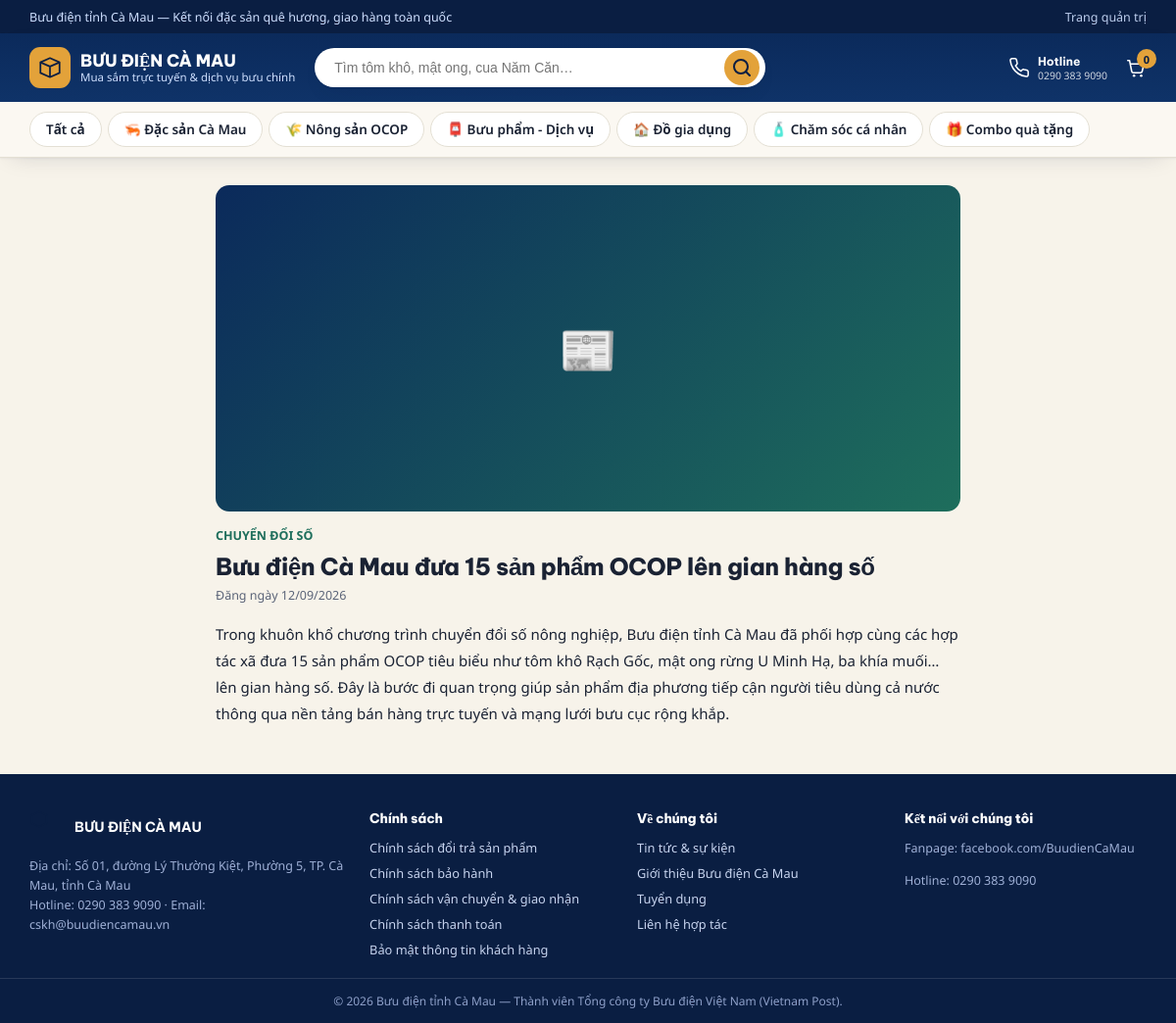
Page /news_detail.php?id=1 on the committed database.
### tables this page shows
CREATE TABLE IF NOT EXISTS settings (
  id INT PRIMARY KEY,
  site_name VARCHAR(200) NOT NULL DEFAULT 'Bưu điện tỉnh Cà Mau',
  hotline VARCHAR(50) NOT NULL DEFAULT '',
  address VARCHAR(300) NOT NULL DEFAULT '',
  email VARCHAR(150) NOT NULL DEFAULT '',
  fanpage VARCHAR(200) NOT NULL DEFAULT '',
  banner_text VARCHAR(300) NOT NULL DEFAULT ''
);

CREATE TABLE IF NOT EXISTS categories (
  id INT AUTO_INCREMENT PRIMARY KEY,
  name VARCHAR(150) NOT NULL,
  slug VARCHAR(150) NOT NULL UNIQUE,
  icon VARCHAR(10) NOT NULL DEFAULT '🏷️',
  sort_order INT NOT NULL DEFAULT 0,
  created_at DATETIME NOT NULL DEFAULT CURRENT_TIMESTAMP
);

CREATE TABLE IF NOT EXISTS posts (
  id INT AUTO_INCREMENT PRIMARY KEY,
  title VARCHAR(255) NOT NULL,
  slug VARCHAR(255) NOT NULL UNIQUE,
  tag VARCHAR(100) NOT NULL DEFAULT 'Thông báo',
  excerpt VARCHAR(500) NULL,
  content MEDIUMTEXT NULL,
  image VARCHAR(255) NULL,
  icon VARCHAR(10) NOT NULL DEFAULT '📰',
  status ENUM('draft','published') NOT NULL DEFAULT 'draft',
  published_at DATETIME NULL,
  created_at DATETIME NOT NULL DEFAULT CURRENT_TIMESTAMP,
  INDEX idx_posts_status (status, published_at)
);

### functions.php (called while the page is built, shortened)
<?php
function e($s) {
    return htmlspecialchars((string)$s, ENT_QUOTES, 'UTF-8');
}
function image_url($relPath) {
    return $relPath ? UPLOAD_URL . '/' . $relPath : null;
}
function fmt_date($mysqlDate) {
    $ts = strtotime($mysqlDate);
    return date('d/m/Y', $ts);
}
    ob_start(); ?>

### init.php (called while the page is built, shortened)
<?php
require_once __DIR__ . '/functions.php';
function cart_count() {
    return array_sum($_SESSION['cart']);
}

### news_detail.php (the view, shortened to what this page needs)
<?php
require_once __DIR__ . '/includes/init.php';
$id = (int)($_GET['id'] ?? 0);
$stmt = $pdo->prepare("SELECT * FROM posts WHERE id = ? AND status='published'");
$stmt->execute([$id]);
$p = $stmt->fetch();
require __DIR__ . '/includes/header.php';
$img = image_url($p['image']);
?>
<div class="wrap">
  <article class="news-detail">
    <div class="cov" style="<?= $img ? '' : 'background:linear-gradient(135deg,var(--navy),var(--mangrove));display:flex;align-items:center;justify-content:center;color:#fff;font-size:48px;' ?>">
      <?= $img ? '<img src="'.e($img).'" alt="" style="width:100%;height:100%;object-fit:cover;border-radius:14px;">' : e($p['icon']) ?>
    </div>
    <div class="tag" style="color:var(--mangrove);font-weight:700;font-size:12.5px;text-transform:uppercase;"><?= e($p['tag']) ?></div>
    <h1 style="font-size:24px;margin:8px 0 6px;"><?= e($p['title']) ?></h1>
    <div style="font-size:12.5px;color:var(--ink-dim);margin-bottom:18px;">Đăng ngày <?= fmt_date($p['published_at']) ?></div>
    <div class="content"><?= nl2br(e($p['content'])) ?></div>
  </article>
</div>
<?php require __DIR__ . '/includes/footer.php'; ?>

### header.php (shortened to what this page needs)
<?php
$__settings = $pdo->query('SELECT * FROM settings WHERE id = 1')->fetch() ?: [];
$__cats = $pdo->query('SELECT * FROM categories ORDER BY sort_order, name')->fetchAll();
$__cartCount = cart_count();
?><!DOCTYPE html>
<html lang="vi">
<head>
<link rel="stylesheet" href="assets/css/style.css">
</head>
<body>
<div class="utilitybar">
  <div class="wrap">
    <div><?= e($__settings['banner_text'] ?? '') ?></div>
    <div><a href="admin/login.php">Trang quản trị</a></div>
  </div>
</div>
<header class="site">
  <div class="wrap headrow">
    <a class="brand" href="index.php">
      <div class="mark">
        <svg viewBox="0 0 24 24" fill="none"><path d="M3 7l9-4 9 4v10l-9 4-9-4V7z" stroke="#0A1E42" stroke-width="1.6" stroke-linejoin="round"/><path d="M3 7l9 4 9-4M12 11v10" stroke="#0A1E42" stroke-width="1.6" stroke-linejoin="round"/></svg>
      </div>
      <div class="txt">
        <b>BƯU ĐIỆN CÀ MAU</b>
        <span>Mua sắm trực tuyến &amp; dịch vụ bưu chính</span>
      </div>
    </a>
    <form class="searchbox" action="search.php" method="get">
      <input type="text" name="q" placeholder="Tìm tôm khô, mật ong, cua Năm Căn…" value="<?= e($_GET['q'] ?? '') ?>">
      <button type="submit" aria-label="Tìm kiếm">
        <svg viewBox="0 0 24 24" fill="none"><circle cx="11" cy="11" r="7" stroke="#0A1E42" stroke-width="2"/><path d="M20 20l-3.5-3.5" stroke="#0A1E42" stroke-width="2" stroke-linecap="round"/></svg>
      </button>
    </form>
    <div class="headicons">
      <div class="hicon">
        <div><b>Hotline</b><small><?= e($__settings['hotline'] ?? '') ?></small></div>
      </div>
      <a class="hicon" href="cart.php" aria-label="Giỏ hàng">
        <svg viewBox="0 0 24 24" fill="none"><path d="M3 4h2l2.4 12.1a2 2 0 0 0 2 1.6h7.7a2 2 0 0 0 2-1.6L21 8H6" stroke="#fff" stroke-width="1.7" stroke-linecap="round" stroke-linejoin="round"/><circle cx="10" cy="21" r="1.4" fill="#fff"/><circle cx="18" cy="21" r="1.4" fill="#fff"/></svg>
        <span class="num tnum"><?= (int)$__cartCount ?></span>
      </a>
    </div>
  </div>
  <nav class="catnav">
    <div class="wrap">
      <a class="catchip <?= empty($_GET['cat']) && basename($_SERVER['SCRIPT_NAME'])==='index.php' ? 'active':'' ?>" href="index.php">Tất cả</a>
      <?php foreach ($__cats as $c): ?>
        <a class="catchip <?= (($_GET['slug'] ?? '')===$c['slug']) ? 'active':'' ?>" href="category.php?slug=<?= urlencode($c['slug']) ?>"><?= e($c['icon']) ?> <?= e($c['name']) ?></a>
      <?php endforeach; ?>
    </div>
  </nav>
</header>

### footer.php (shortened to what this page needs)
<footer class="site">
  <div class="wrap">
    <div>
      <div class="fbrand">
        <div class="mark" style="width:36px;height:36px;border-radius:9px;"><svg viewBox="0 0 24 24" fill="none" style="width:20px;height:20px;"><path d="M3 7l9-4 9 4v10l-9 4-9-4V7z" stroke="#0A1E42" stroke-width="1.6" stroke-linejoin="round"/></svg></div>
        <b style="color:#fff;font-family:'Be Vietnam Pro';font-size:14px;">BƯU ĐIỆN CÀ MAU</b>
      </div>
      <p>Địa chỉ: <?= e($__settings['address'] ?? '') ?><br>
      Hotline: <?= e($__settings['hotline'] ?? '') ?> · Email: <?= e($__settings['email'] ?? '') ?></p>
    </div>
    <div>
      <h4>Chính sách</h4>
      <ul>
        <li>Chính sách đổi trả sản phẩm</li>
        <li>Chính sách bảo hành</li>
        <li>Chính sách vận chuyển &amp; giao nhận</li>
        <li>Chính sách thanh toán</li>
        <li>Bảo mật thông tin khách hàng</li>
      </ul>
    </div>
    <div>
      <h4>Về chúng tôi</h4>
      <ul>
        <li><a href="news.php">Tin tức &amp; sự kiện</a></li>
        <li>Giới thiệu Bưu điện Cà Mau</li>
        <li>Tuyển dụng</li>
        <li>Liên hệ hợp tác</li>
      </ul>
    </div>
    <div>
      <h4>Kết nối với chúng tôi</h4>
      <p>Fanpage: <?= e($__settings['fanpage'] ?? '') ?></p>
      <p>Hotline: <?= e($__settings['hotline'] ?? '') ?></p>
    </div>
  </div>
  <div class="foot-bottom">© <?= date('Y') ?> Bưu điện tỉnh Cà Mau — Thành viên Tổng công ty Bưu điện Việt Nam (Vietnam Post).</div>
</footer>
</body>
</html>

### style.css (style rules this page uses)
:root { --navy:#0B2A5B; --navy-2:#123A73; --navy-3:#0A1E42; --gold:#E3A23A; --gold-ink:#7A4B0A; --mangrove:#1E6E5C; --mangrove-2:#e7f3ef; --sand:#F7F3EA; --sand-2:#FBF8F2; --ink:#1A2233; --ink-dim:#5B6478; --line:#E4E0D4; --surface:#FFFFFF; --bg:var(--sand); --danger:#B3432B; --danger-bg:#FBEAE5; --ok:#1E6E5C; --ok-bg:#E7F3EF; --warn:#946200; --warn-bg:#FBF1DC; --shadow: 0 1px 2px rgba(10,20,50,.06), 0 8px 24px -12px rgba(10,20,50,.18); --radius:14px; }
* { box-sizing:border-box; }
html,body { margin:0;padding:0; }
body { background:var(--bg); color:var(--ink); font-family:"Noto Sans",system-ui,-apple-system,"Segoe UI",Roboto,sans-serif; font-size:15px; }
h1,h2,h3,h4,.disp { font-family:"Be Vietnam Pro","Noto Sans",sans-serif; font-weight:800; letter-spacing:-.01em; }
a { color:inherit; text-decoration:none; }
button { font:inherit; }
.tnum { font-variant-numeric:tabular-nums; }
.wrap { max-width:1180px; margin-inline:auto; padding-inline:20px; }
.utilitybar { background:var(--navy-3); color:#cfe0ff; font-size:12.5px; }
.utilitybar .wrap { display:flex; justify-content:space-between; align-items:center; height:34px; gap:12px; }
.utilitybar a { opacity:.9; }
header.site { background:linear-gradient(180deg,var(--navy),var(--navy-2)); color:#fff; box-shadow:var(--shadow); }
.headrow { display:flex; align-items:center; gap:20px; padding-block:14px; flex-wrap:wrap; }
.brand { display:flex; align-items:center; gap:10px; flex-shrink:0; }
.brand .mark { width:42px;height:42px;border-radius:11px;background:var(--gold); display:flex;align-items:center;justify-content:center; }
.brand .mark svg { width:26px;height:26px; }
.brand .txt { display:flex; flex-direction:column; line-height:1.15; }
.brand .txt b { font-family:"Be Vietnam Pro"; font-weight:800; font-size:17px; }
.brand .txt span { font-size:11.5px; color:#cfe0ff; }
.searchbox { flex:1; min-width:180px; max-width:460px; display:flex; align-items:center; background:#fff; border-radius:999px; padding:2px 6px 2px 16px; box-shadow:var(--shadow); }
.searchbox input { flex:1; border:none; outline:none; padding:9px 4px; font-size:14px; color:var(--ink); background:transparent; }
.searchbox button { width:36px;height:36px;border-radius:999px;border:none;background:var(--gold); color:var(--navy-3); display:flex;align-items:center;justify-content:center;cursor:pointer; }
.headicons { display:flex; align-items:center; gap:18px; margin-left:auto; flex-shrink:0; }
.hicon { display:flex; align-items:center; gap:8px; font-size:12.5px; position:relative; color:#fff; }
.hicon .num { width:20px;height:20px;font-size:11px;border-radius:999px;background:var(--gold); color:var(--navy-3); display:flex;align-items:center;justify-content:center; font-weight:700; position:absolute; top:-8px; right:-10px; }
.hicon svg { width:22px;height:22px; }
.hicon b { font-family:"Be Vietnam Pro"; font-size:12px; display:block; }
.hicon small { opacity:.8; display:block; }
.catnav { background:var(--sand-2); border-bottom:1px solid var(--line); }
.catnav .wrap { display:flex; gap:6px; overflow-x:auto; padding-block:10px; }
.catchip { white-space:nowrap; padding:8px 16px; border-radius:999px; border:1px solid var(--line); background:var(--surface); color:var(--ink); font-size:13.5px; font-weight:600; }
.news-detail { max-width:760px; margin:0 auto; padding-block:28px; }
.news-detail .cov { aspect-ratio:16/7;border-radius:14px; margin-bottom:16px; }
.news-detail .content { font-size:15px; line-height:1.8; white-space:pre-line; }
footer.site { background:var(--navy-3); color:#c7d4ef; margin-top:20px; }
footer.site .wrap { padding-block:36px 20px; display:grid; grid-template-columns:1.3fr 1fr 1fr 1fr; gap:26px; }
footer.site h4 { color:#fff; font-size:13.5px; margin:0 0 12px; font-family:"Be Vietnam Pro"; }
footer.site ul { list-style:none; margin:0; padding:0; display:flex; flex-direction:column; gap:8px; font-size:12.8px; }
footer.site .fbrand { display:flex; gap:10px; align-items:center; margin-bottom:10px; }
footer.site p { font-size:12.5px; color:#9fb0d6; line-height:1.6; }
.foot-bottom { border-top:1px solid rgba(255,255,255,.12); text-align:center; padding-block:14px; font-size:12px; color:#8ea0c9; }

### rows in the picture
settings: banner_text "Bưu điện tỉnh Cà Mau — Kết nối đặc sản quê hương, giao hàng toàn quốc", hotline "0290 383 9090", address "Số 01, đường Lý Thường Kiệt, Phường 5, TP. Cà Mau, tỉnh Cà Mau", email "cskh@buudiencamau.vn", fanpage "facebook.com/BuudienCaMau"
categories: icon "🦐", name "Đặc sản Cà Mau"
categories: icon "🌾", name "Nông sản OCOP"
categories: icon "📮", name "Bưu phẩm - Dịch vụ"
categories: icon "🏠", name "Đồ gia dụng"
categories: icon "🧴", name "Chăm sóc cá nhân"
categories: icon "🎁", name "Combo quà tặng"
posts: icon "📰", tag "CHUYỂN ĐỔI SỐ", title "Bưu điện Cà Mau đưa 15 sản phẩm OCOP lên gian hàng số", published_at "12/09/2026", content "Trong khuôn khổ chương trình chuyển đổi số nông nghiệp, Bưu điện tỉnh Cà Mau đã phối hợp cùng các hợp tác xã đưa 15 sản phẩm OCOP tiêu biểu như tôm khô Rạch Gốc, mật ong rừng U Minh Hạ, ba khía muối… lên gian hàng số. Đây là bước đi quan trọng giúp sản phẩm địa phương tiếp cận người tiêu dùng cả nước thông qua nền tảng bán hàng trực tuyến và mạng lưới bưu cục rộng khắp."

### other values in the picture
$__cartCount "0"
